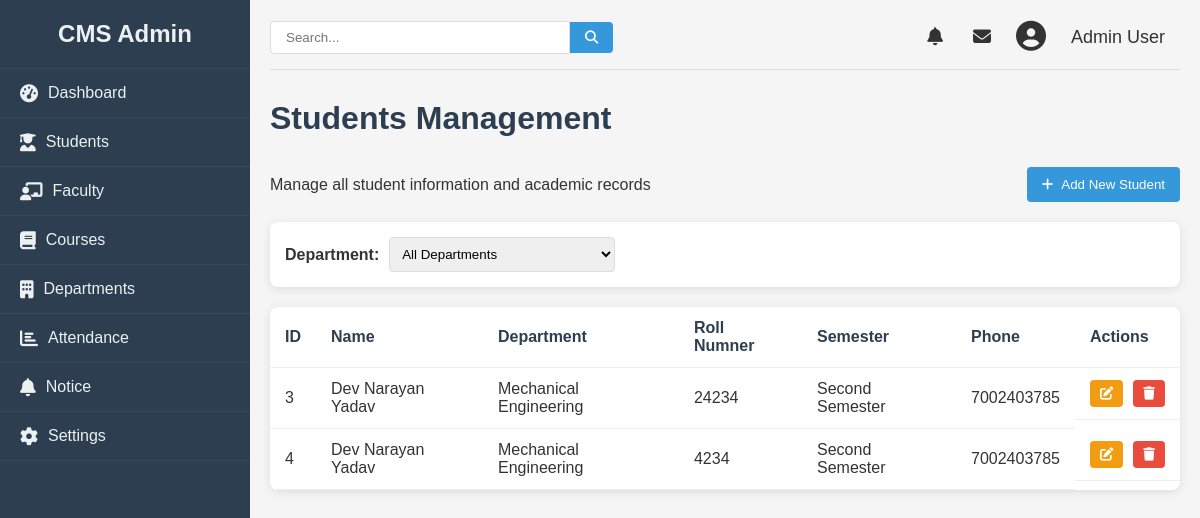
The app's page /admin/student (signed in), older data.
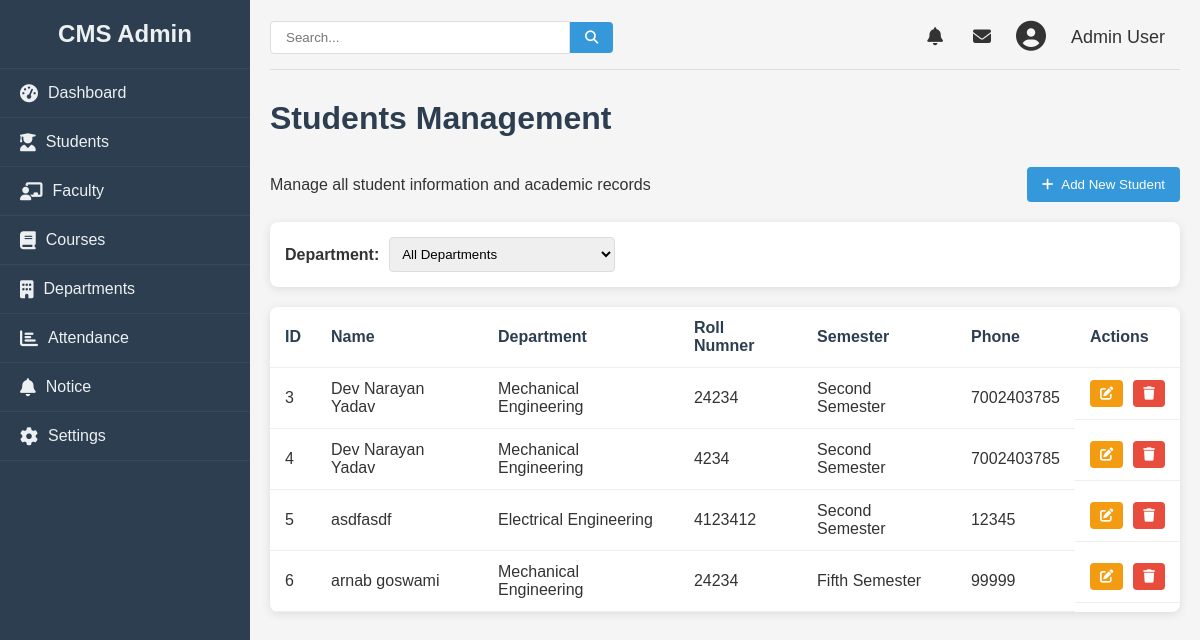
The same page, newer data.
### college/model.py (models this page shows, shortened)
class Student(db.Model):
    id = db.Column(db.Integer, primary_key=True)
    name = db.Column(db.String(100), nullable=False)
    roll = db.Column(db.Integer, nullable=False)
    email = db.Column(db.String(100), nullable=False)
    phone = db.Column(db.Integer, nullable=False)
    semester = db.Column(db.Integer, nullable=False)
    dob = db.Column(db.Date, nullable=False)
    gender = db.Column(db.String, nullable=False)
    department = db.Column(db.String, nullable=False)
    address = db.Column(db.String, nullable=False)

### college/admin/adminroute.py (the view)
@app.route("/admin/student", methods = ["GET", "POST"])
def stdn():
    logged = 'user_id' in session
    if logged:
        users = Student.query.all()
        return render_template("student.html", students= users, departments= dep)
    else:
        return redirect(url_for("login"))

### college/admin/templates/student.html (shortened to what this page needs)
{% from "macro/cmsnav.html" import cmsnav%}
{%extends "admbase.html"%}
{%block head%}
<link rel="stylesheet" href="{{url_for('static', filename='css/styles.css')}}">
<link rel="stylesheet" href="https://cdnjs.cloudflare.com/ajax/libs/font-awesome/6.4.0/css/all.min.css">
{%endblock%}
{%block content%}
<div class="container" w-tid="21">
    {{cmsnav()}}
    <main class="main-content" w-tid="111">
        <header class="top-header" w-tid="113">
            <div class="search-box" w-tid="115">
                <input type="text" placeholder="Search..." w-tid="117" />
                <button w-tid="119"><i class="fas fa-search" w-tid="121"></i></button>
            </div>
            <div class="user-profile" w-tid="123">
                <span class="notification" w-tid="125"><i class="fas fa-bell" w-tid="127"></i></span>
                <span class="message" w-tid="129"><i class="fas fa-envelope" w-tid="131"></i></span>
                <div class="profile-img" w-tid="133">
                    <i class="fas fa-user-circle" w-tid="135"></i>
                </div>
                <span class="username" w-tid="137">Admin User</span>
            </div>
        </header>
        <div id="dashboard-page" class="content-section" w-tid="139">
            <div class="dashboard" w-tid="141">
                <h1 w-tid="357">Students Management</h1>
                <div class="students-header" w-tid="359">
                    <p w-tid="361">Manage all student information and academic records</p>
                    <button class="add-student-btn" w-tid="363">
                        <a style="text-decoration: none; color:white;" href="/admin/addstudent">
                            <i class="fas fa-plus" w-tid="365"></i>
                            Add New Student
                        </a>
                    </button>
                </div>
                <div class="student-filters" w-tid="367">
                    <div class="filter-group" w-tid="369">
                        <label w-tid="371">Department:</label>
                        <select w-tid="373">
                            <option w-tid="375">All Departments</option>
                        </select>
                    </div>
                </div>
                <div class="students-table" w-tid="415">
                    <table w-tid="417">
                        <thead w-tid="419">
                            <tr w-tid="421">
                                <th w-tid="423">ID</th>
                                <th w-tid="425">Name</th>
                                <th w-tid="427">Department</th>
                                <th w-tid="425">Roll Numner</th>
                                <th w-tid="429">Semester</th>
                                <th w-tid="433">Phone</th>
                                <th w-tid="437">Actions</th>
                            </tr>
                        </thead>
                        <tbody w-tid="439">
                            {%for student in students%}
                            <tr w-tid="441">
                                <td w-tid="443">{{student.id}}</td>
                                <td w-tid="445">{{student.name}}</td>
                                <td w-tid="447">{{student.department}}</td>
                                <td w-tid="449">{{student.roll}}</td>
                                <td w-tid="451">{{student.semester}}</td>
                                <td w-tid="453">{{student.phone}}</td>
                                <td class="action-cell" w-tid="459">
                                    <button class="action-btn edit-btn" w-tid="465">
                                        <a href="/admin/update/student/{{student.id}}">
                                            <i class="fas fa-edit" w-tid="467"></i>
                                        </a>
                                    </button>
                                    <button class="action-btn delete-btn" w-tid="469">
                                        <a href="/admin/student/delete/{{student.id}}"><i class="fas fa-trash" w-tid="723"></i></a>
                                        </button>
                                </td>
                            </tr>
                            {%endfor%}
                        </tbody>
                    </table>
                </div>
            </div>
        </div>
    </main>
</div>
{%endblock%}

### college/admin/templates/macro/cmsnav.html (shortened to what this page needs)
{%macro cmsnav()%}
<aside class="sidebar" w-tid="23">
    <div class="sidebar-header" w-tid="25">
        <h2 w-tid="27">CMS Admin</h2>
    </div>
    <nav class="sidebar-nav" w-tid="29">
        <ul w-tid="31">
            <li w-tid="33"><a href="/admin" data-page="dashboard-page" w-tid="35"><i class="fas fa-tachometer-alt"
                        w-tid="37"></i> Dashboard</a></li>
            <li  w-tid="39"><a href="/admin/student" data-page="students-page" w-tid="41"><i
                        class="fas fa-user-graduate" w-tid="43"></i> Students</a></li>
            <li w-tid="45"><a href="/admin/faculty" data-page="faculty-page" w-tid="47"><i
                        class="fas fa-chalkboard-teacher" w-tid="49"></i> Faculty</a></li>
            <li w-tid="51"><a href="/admin/courses" data-page="courses-page" w-tid="53"><i class="fas fa-book"
                        w-tid="55"></i> Courses</a></li>
            <li w-tid="57"><a href="/admin/department" data-page="department-page" w-tid="59"><i class="fas fa-building"
                        w-tid="61"></i> Departments</a></li>
            <li w-tid="87"><a href="/admin/attendence" data-page="attendance-page" w-tid="89"><i class="fas fa-chart-bar"
                        w-tid="91"></i> Attendance</a></li>
            <li w-tid="99"><a href="/admin/notice" data-page="notice-page" w-tid="101"><i class="fas fa-bell"
                        w-tid="103"></i> Notice</a></li>
            <li w-tid="93"><a href="/" data-page="settings-page" w-tid="95"><i class="fas fa-cog" w-tid="97"></i>
                    Settings</a></li>
        </ul>
    </nav>
</aside>
{%endmacro%}

### college/admin/templates/admbase.html (shortened to what this page needs)
<!DOCTYPE html>
<html lang="en">
<head>
    {%block head%}
    {%endblock%}
</head>
<body>
    {%block content%}
    {%endblock%}
</body>
</html>

### college/static/css/styles.css (style rules this page uses)
* { margin: 0; padding: 0; box-sizing: border-box; }
body { font-family: Arial, sans-serif; background-color: #f5f5f5; color: #333; }
a { text-decoration: none; color:inherit; }
.container { display: flex; min-height: 100vh; }
.sidebar { width: 250px; background-color: #2c3e50; color: #ecf0f1; transition: all 0.3s ease; }
.sidebar-header { padding: 20px; text-align: center; border-bottom: 1px solid #34495e; }
.sidebar-nav ul { list-style: none; }
.sidebar-nav li { padding: 15px 20px; border-bottom: 1px solid #34495e; transition: all 0.3s ease; }
.sidebar-nav a { color: #ecf0f1; text-decoration: none; display: flex; align-items: center; }
.sidebar-nav i { margin-right: 10px; font-size: 18px; }
.main-content { flex: 1; padding: 20px; }
.top-header { display: flex; justify-content: space-between; align-items: center; margin-bottom: 30px; padding-bottom: 15px; border-bottom: 1px solid #ddd; }
.search-box { display: flex; align-items: center; }
.search-box input { padding: 8px 15px; border: 1px solid #ddd; border-radius: 4px 0 0 4px; width: 300px; }
.search-box button { background: #3498db; color: white; border: none; padding: 8px 15px; border-radius: 0 4px 4px 0; cursor: pointer; }
.user-profile { display: flex; align-items: center; }
.user-profile span { margin: 0 15px; font-size: 18px; cursor: pointer; }
.profile-img { font-size: 30px; margin: 0 10px; }
.dashboard h1 { margin-bottom: 30px; color: #2c3e50; }
table { width: 100%; border-collapse: collapse; }
th, td { padding: 12px 15px; text-align: left; border-bottom: 1px solid #eee; }
th { font-weight: bold; color: #2c3e50; }
.content-section { display: none; }
#dashboard-page { display: block; }
.students-header { display: flex; justify-content: space-between; align-items: center; margin-bottom: 20px; }
.add-student-btn { background-color: #3498db; color: white; border: none; padding: 10px 15px; border-radius: 4px; cursor: pointer; display: flex; align-items: center; }
.add-student-btn i { margin-right: 5px; }
.student-filters { display: flex; justify-content: space-between; margin-bottom: 20px; background: white; padding: 15px; border-radius: 8px; box-shadow: 0 2px 10px rgba(0, 0, 0, 0.1); }
.filter-group { display: flex; align-items: center; }
.filter-group label { margin-right: 10px; font-weight: bold; }
.filter-group select { padding: 8px; border-radius: 4px; border: 1px solid #ddd; }
.students-table { background: white; border-radius: 8px; box-shadow: 0 2px 10px rgba(0, 0, 0, 0.1); overflow: hidden; }
.action-cell { display: flex; gap: 10px; }
.action-btn { padding: 6px 10px; border-radius: 4px; cursor: pointer; border: none; color: white; }
.edit-btn { background-color: #f39c12; }
.delete-btn { background-color: #e74c3c; }

Row changes from the older to the newer data that the page shows:
added Student: id "5", name "asdfasdf", department "Electrical Engineering", roll "4123412", semester "Second Semester", phone "12345"
added Student: id "6", name "arnab goswami", department "Mechanical Engineering", roll "24234", semester "Fifth Semester", phone "99999"
